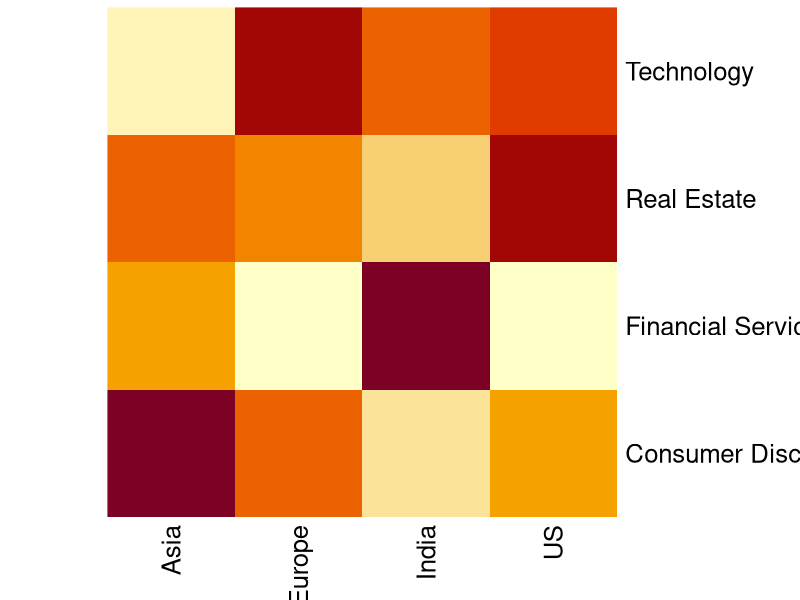
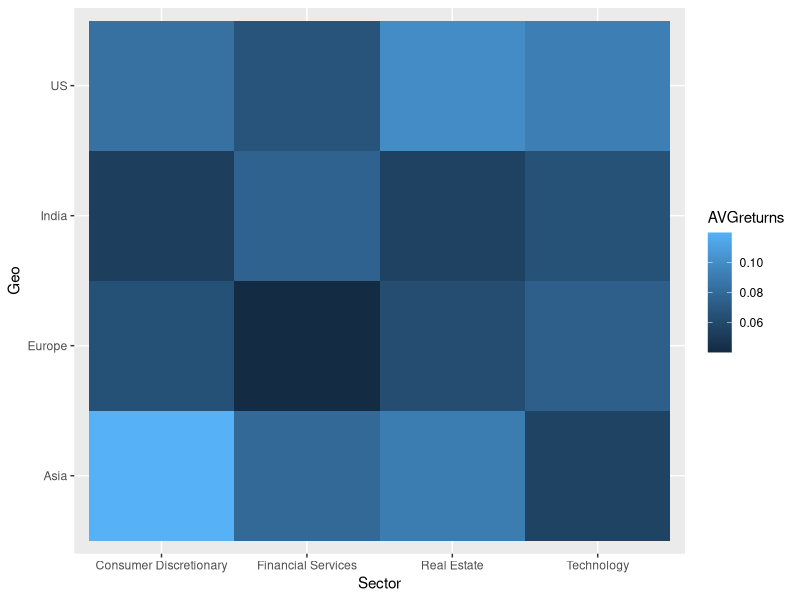
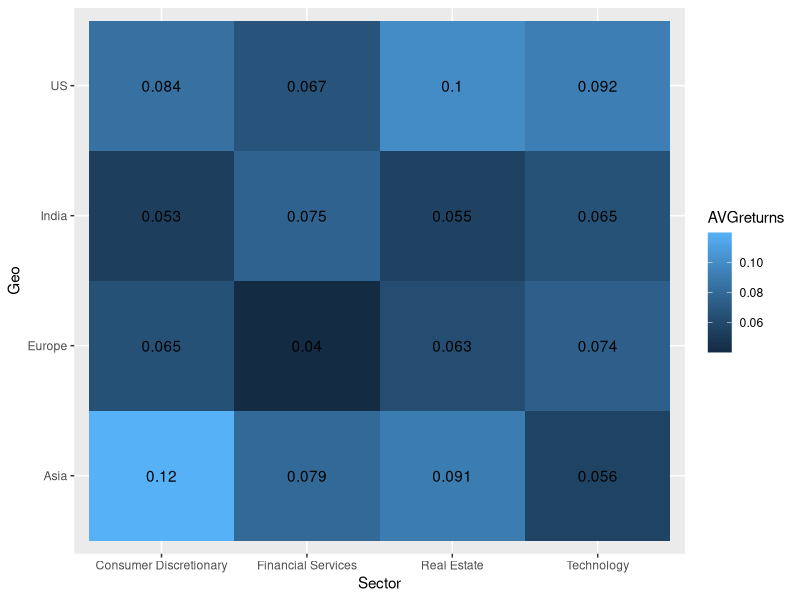
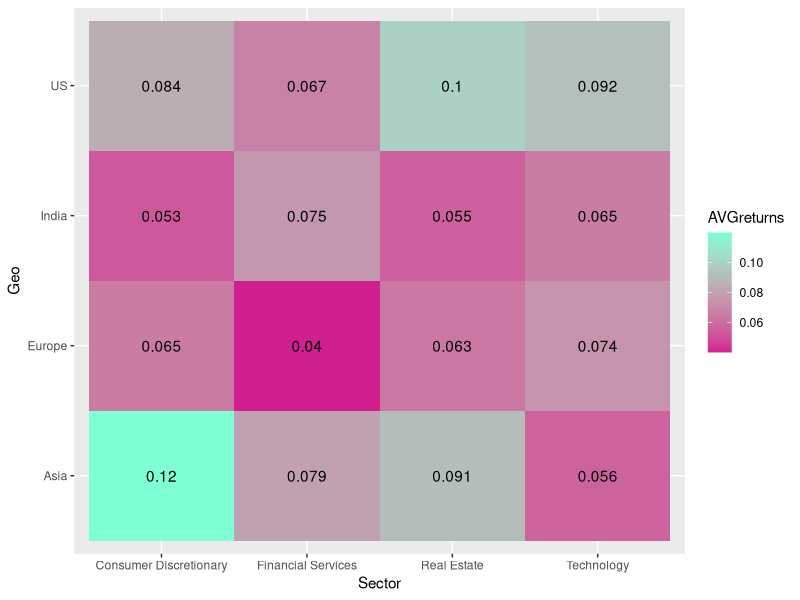
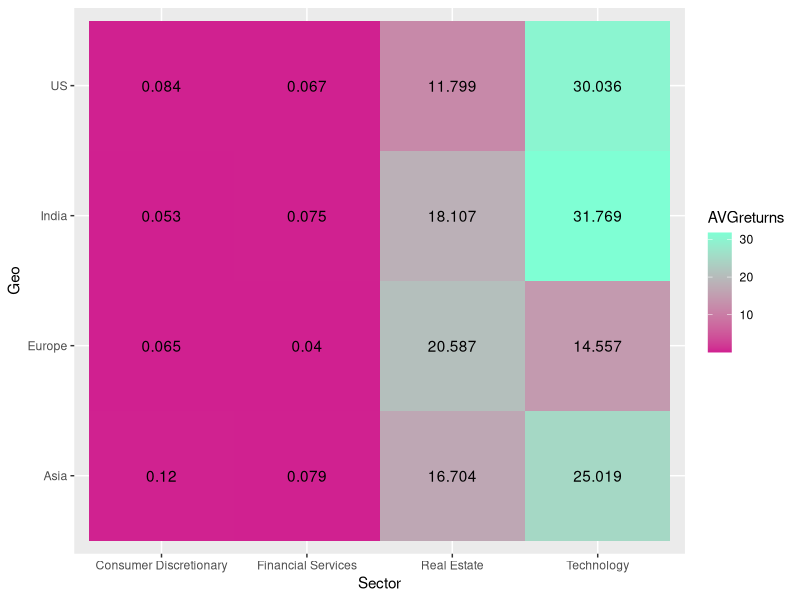
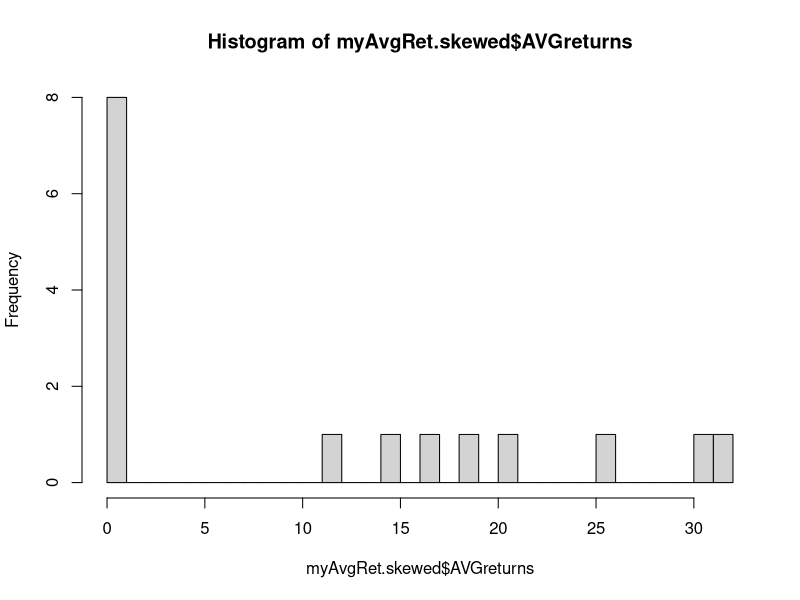
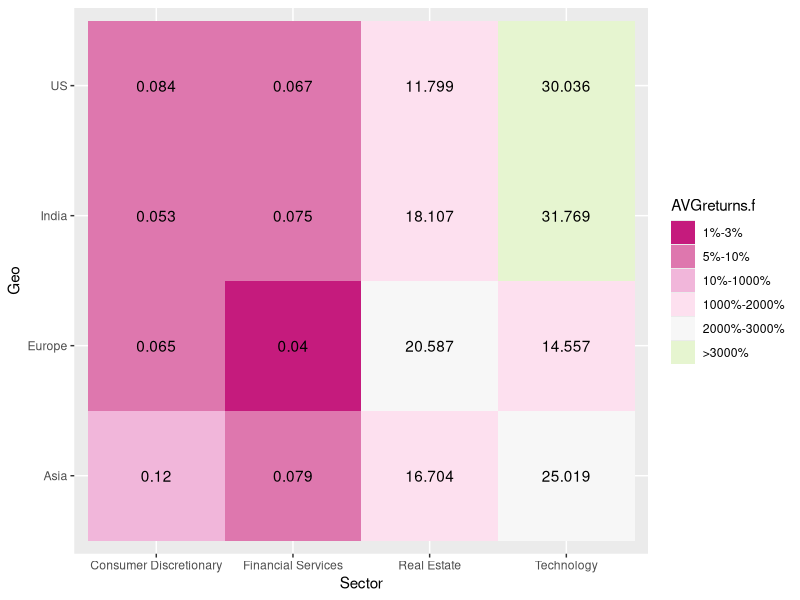

The R script that drew these images, in order:
## ---- chunk 1
knitr::opts_chunk$set(echo = TRUE)
## ---- chunk 2
# Let's quickly load some standard R packages here so that you can follow this article. 
# If tidyverse is not yet installed, you may do so like such: > install.packages('tidyverse')
library(tidyverse)

# Some sector and geographies for illustration
sector <- c("Technology","Consumer Discretionary", "Real Estate", "Financial Services")
geography <- c("Asia", "Europe", "US", "India")
# Simulate market returns based on a random normal distribution, with a mean return of 8% and volatility (standard deviation) 15%
returns <- data.frame(Returns = round(rnorm(n = 1000, mean = 0.08, sd = 0.15), 2)) 

mydata <- cbind(Sector = sample(sector, 1000, replace = T), Geo = sample(geography, 1000, replace = T), returns)

head(mydata, 10)

## ---- chunk 3

# Let's take a simple average across sector + geographies
myAvgRet <- mydata %>%
  group_by(Sector, Geo) %>%
  summarise(AVGreturns = mean(Returns))

# Summarised data in long-form
myAvgRet

## ---- chunk 4

# Convert to wide-form and move Sector names to rownames so that we can get a numeric matrix

myAvgRet.mat <- myAvgRet %>%
  # Convert long-form to wide-form
  spread(key = Geo, value = AVGreturns) %>%
  as.data.frame %>%
  # Extract column 'Sector' and use it to name rows. 
  # This is necessary so the final output is a numeric matrix, the input which the heatmap function takes
  column_to_rownames(var = "Sector") %>%
  as.matrix

# The matrix looks already like how we want to visualise it
myAvgRet.mat

# Notice how the column 'Sector' has become data captured as row names?
str(myAvgRet.mat)


# use base heatmap to plot
plot1 <- heatmap(myAvgRet.mat, Colv = NA, Rowv = NA, scale = "column")

## ---- chunk 5

library(ggplot2)

g1 <- ggplot(myAvgRet, aes(x = Sector, Geo)) +
  geom_tile(aes(fill = AVGreturns))
g1
## ---- chunk 6
ggplot(myAvgRet, aes(x = Sector, Geo)) +
  geom_tile(aes(fill = AVGreturns)) +
  geom_text(aes(label = round(AVGreturns, 3)))
## ---- chunk 7

ggplot(myAvgRet, aes(x = Sector, Geo)) +
  geom_tile(aes(fill = AVGreturns)) +
  geom_text(aes(label = round(AVGreturns, 3))) +
  # As our values are continuous, we'll use scale_fill_continuous instead of scale_fill_manual
  scale_fill_continuous(low = "violetred", high = "aquamarine")

## ---- chunk 8
# Simulate wildly skewed values

myAvgRet.skewed <- myAvgRet
# Replace with extreme numbers
myAvgRet.skewed$AVGreturns[9:16] <- rnorm(8, 20, 10)

# Let's see how the heatmap looks like...
ggplot(myAvgRet.skewed, aes(x = Sector, Geo)) +
  geom_tile(aes(fill = AVGreturns)) +
  geom_text(aes(label = round(AVGreturns, 3))) +
  # As our values are continuous, we'll use scale_fill_continuous instead of scale_fill_manual
  scale_fill_continuous(low = "violetred", high = "aquamarine")

hist(myAvgRet.skewed$AVGreturns, breaks = 30)

## ---- chunk 9
# Create a new variable which is a factorised version of AVGreturns
myAvgRet.skewed$AVGreturns.f <- cut(myAvgRet.skewed$AVGreturns,
                                    breaks = c(min(myAvgRet.skewed$AVGreturns), 0, 0.01, 0.03, 0.05, 0.1, 10, 20, 30, max(myAvgRet.skewed$AVGreturns)),
                                    labels = c("<0%", "0-1%", "1%-3%", "3%-5%", "5%-10%", "10%-1000%", "1000%-2000%", "2000%-3000%", ">3000%"), include.lowest = T)

# Create plot based on the factorised column
ggplot(myAvgRet.skewed, aes(x = Sector, Geo)) +
  geom_tile(aes(fill = AVGreturns.f)) +
  geom_text(aes(label = round(AVGreturns, 3))) +
  # Given that factors have discrete levels, we need to use scale_fill_manual instead of scale_fill_continuous
  scale_fill_manual(values = RColorBrewer::brewer.pal(9, "PiYG")) # Use RColorBrewer for discrete categories
